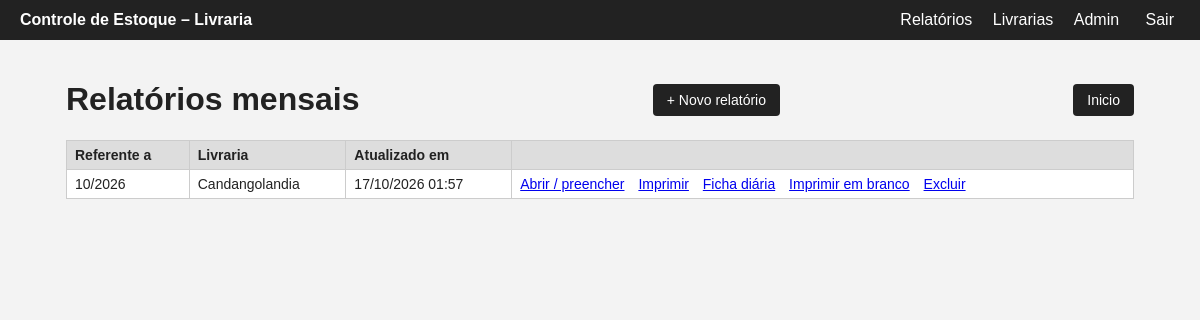
The app's page /livraria/ (signed in) with its own data.
### estoque/models.py (models this page shows, shortened)
class DadosCabecalho(models.Model):
    estadual_responsavel = models.CharField("Estadual responsável", max_length=120, blank=True)
    porte = models.CharField("Porte", max_length=10, choices=PORTES, blank=True)
    cep = models.CharField("CEP", max_length=9, blank=True)
    rua = models.CharField("Rua / Av.", max_length=150, blank=True)
    numero = models.CharField("Nº", max_length=10, blank=True)
    bairro = models.CharField("Bairro", max_length=80, blank=True)
    cidade = models.CharField("Cidade", max_length=80, blank=True)
    uf = models.CharField("UF", max_length=2, blank=True)
    cod_totvs = models.CharField("Cód. TOTVS", max_length=30, blank=True)
    dirigente = models.CharField("Dirigente", max_length=120, blank=True)
    dirigente_tel = models.CharField("Tel. dirigente", max_length=30, blank=True)
    dirigente_email = models.CharField("E-mail dirigente", max_length=120, blank=True)
    vol_estoque = models.CharField("Vol. estoque livraria", max_length=120, blank=True)
    vol_estoque_tel = models.CharField("Tel. vol. estoque", max_length=30, blank=True)
    vol_estoque_email = models.CharField("E-mail vol. estoque", max_length=120, blank=True)
    vol_financeiro = models.CharField("Vol. financeira", max_length=120, blank=True)
    vol_financeiro_tel = models.CharField("Tel. vol. financeira", max_length=30, blank=True)
    vol_financeiro_email = models.CharField("E-mail vol. financeira", max_length=120, blank=True)
    class Meta:
        abstract = True

class Relatorio(DadosCabecalho):
    livraria = models.ForeignKey(Livraria, on_delete=models.PROTECT, related_name="relatorios")
    referencia = models.DateField("Referente a (mês/ano)", help_text="Sempre o dia 1 do mês")
    criado_em = models.DateTimeField(auto_now_add=True)
    atualizado_em = models.DateTimeField(auto_now=True)
    class Meta:
        ordering = ["-referencia", "livraria__nome"]
        unique_together = [("livraria", "referencia")]

class Livraria(DadosCabecalho):
    nome = models.CharField("Nome da livraria", max_length=150)
    principal = models.ForeignKey(
        "self", verbose_name="Livraria principal (se for auxiliar)",
        null=True, blank=True, on_delete=models.PROTECT, related_name="auxiliares",
        limit_choices_to={"principal__isnull": True},
    )
    ativa = models.BooleanField(default=True)
    class Meta:
        ordering = ["nome"]
        verbose_name = "Livraria"
        verbose_name_plural = "Livrarias"
    def __str__(self):
        return f"{self.nome} (auxiliar)" if self.principal_id else self.nome

### estoque/views.py (the view)
# urls.py: path("", views.RelatorioLista.as_view(), name="relatorio_lista"),
class RelatorioLista(LoginRequiredMixin, ListView):
    model = Relatorio
    template_name = "estoque/relatorio_list.html"
    def get_queryset(self):
        return Relatorio.objects.select_related("livraria")

### estoque/templates/estoque/relatorio_list.html (shortened to what this page needs)
{% extends "estoque/base.html" %}
{% block conteudo %}
<div class="barra"><h1>Relatórios mensais</h1><a class="btn" href="{% url 'relatorio_novo' %}">+ Novo relatório</a>
  <a class="btn" href="{% url 'inicio' %}">Inicio</a></div>
<table class="lista">
  <tr><th>Referente a</th><th>Livraria</th><th>Atualizado em</th><th></th></tr>
  {% for r in object_list %}
  <tr>
    <td>{{ r.referencia|date:"m/Y" }}</td>
    <td>{{ r.livraria }}</td>
    <td>{{ r.atualizado_em|date:"d/m/Y H:i" }}</td>
    <td class="acoes">
      <a href="{% url 'relatorio_folha' r.pk %}">Abrir / preencher</a>
      <a href="{% url 'relatorio_imprimir' r.pk %}" target="_blank">Imprimir</a>
      <a href="{% url 'ficha_editar' r.pk %}">Ficha diária</a>
      <a href="{% url 'relatorio_imprimir' r.pk %}?em_branco=1" target="_blank">Imprimir em branco</a>
      <a href="{% url 'relatorio_excluir' r.pk %}">Excluir</a>
    </td>
  </tr>
  {% empty %}<tr><td colspan="4">Nenhum relatório ainda.</td></tr>{% endfor %}
</table>
{% endblock %}

### estoque/static/estoque/painel.css (style rules this page uses)
* { box-sizing:border-box }
body { margin:0;font-family:Arial,Helvetica,sans-serif;background:#f3f3f3;color:#222 }
.barra { display:flex;justify-content:space-between;align-items:center }
.btn { background:#222;color:#fff;border:0;padding:8px 14px;border-radius:4px;text-decoration:none;cursor:pointer;font-size:14px }
table.lista { width:100%;border-collapse:collapse;background:#fff }
table.lista th,table.lista td { border:1px solid #ccc;padding:6px 8px;text-align:left;font-size:14px }
table.lista th { background:#ddd }
.acoes a { margin-right:10px }

### records on screen
Relatorio: referencia "10/2026", livraria "Candangolandia", atualizado_em "17/10/2026 01:57"
